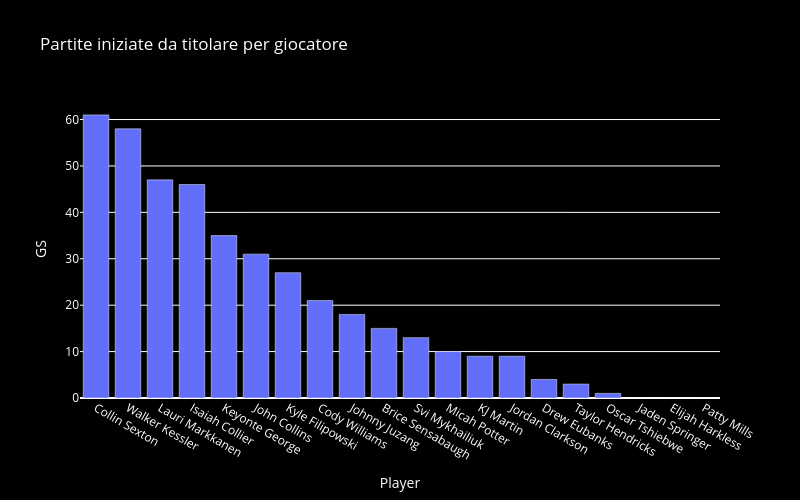

Notebook source saved alongside this figure:
### Code cell
fig = px.bar(
    gs,
    x="Player",
    y="GS",
    width = 800,
    height = 500,
    title = "Partite iniziate da titolare per giocatore"
)

fig.update_layout(
    paper_bgcolor='black',
    plot_bgcolor='black',
    font=dict(color='white'),
    xaxis=dict(color='white'),
    yaxis=dict(color='white')
)

fig.show()

### Figure 1 — Plotly figure (JSON) as saved in the notebook; plotly's stock layout.template omitted (floating-point values rounded to 4 significant figures)
{"data": [{"hovertemplate": "Player=%{x}<br>GS=%{y}<extra></extra>", "legendgroup": "", "marker": {"color": "#636efa", "pattern": {"shape": ""}}, "name": "", "orientation": "v", "showlegend": false, "textposition": "auto", "type": "bar", "x": ["Collin Sexton", "Walker Kessler", "Lauri Markkanen", "Isaiah Collier", "Keyonte George", "John Collins", "Kyle Filipowski", "Cody Williams", "Johnny Juzang", "Brice Sensabaugh", "Svi Mykhailiuk", "Micah Potter", "KJ Martin", "Jordan Clarkson", "Drew Eubanks", "Taylor Hendricks", "Oscar Tshiebwe", "Jaden Springer", "Elijah Harkless", "Patty Mills"], "xaxis": "x", "y": [61, 58, 47, 46, 35, 31, 27, 21, 18, 15, 13, 10, 9, 9, 4, 3, 1, 0, 0, 0], "yaxis": "y"}], "layout": {"barmode": "relative", "font": {"color": "white"}, "height": 500, "legend": {"tracegroupgap": 0}, "paper_bgcolor": "black", "plot_bgcolor": "black", "title": {"text": "Partite iniziate da titolare per giocatore"}, "width": 800, "xaxis": {"anchor": "y", "color": "white", "domain": [0, 1], "title": {"text": "Player"}}, "yaxis": {"anchor": "x", "color": "white", "domain": [0, 1], "title": {"text": "GS"}}}}
